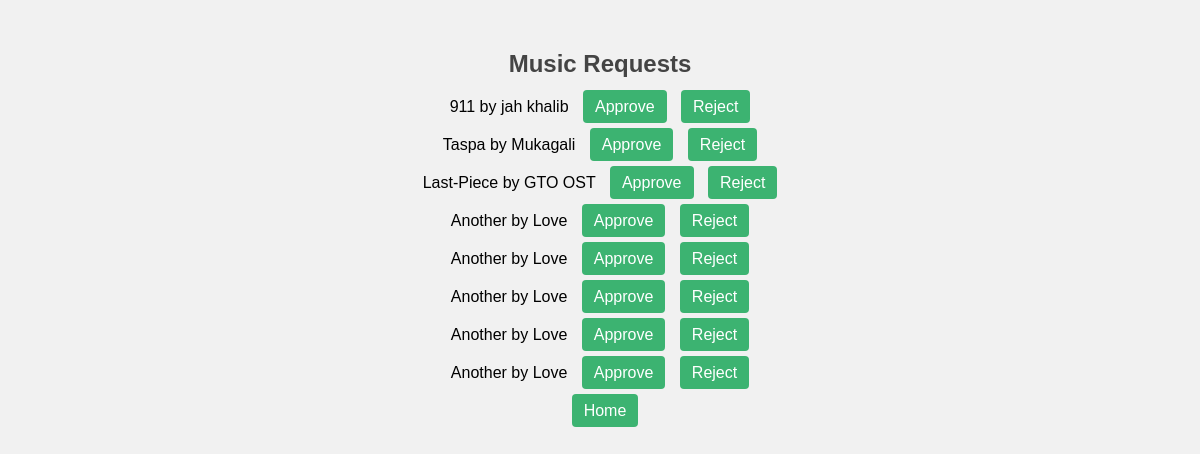
The app's page /music-requests/ (signed in), older data.
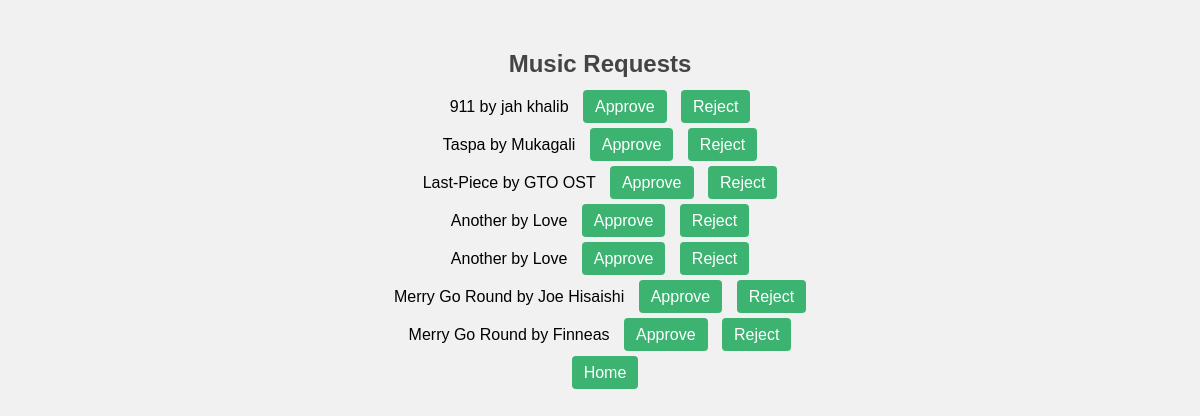
The same page, newer data.
### tyndama/models.py (models this page shows, shortened)
class Music(models.Model):
    song_id = models.AutoField(primary_key=True)
    name = models.CharField(max_length=255)
    singer = models.CharField(max_length=255)
    tags = models.CharField(max_length=255)
    image = models.ImageField(upload_to='images_1')
    song = models.FileField(upload_to='images_1')
    album = models.CharField(max_length=255, default="-")
    time = models.CharField(max_length=50)
    is_approved = models.BooleanField(default=False)

### tyndama/views.py (the view)
# urls.py: path('music-requests/', views.music_requests, name='music_requests'),
@login_required
@staff_member_required
def music_requests(request):
    pending_music = Music.objects.filter(is_approved=False)
    print(f"Number of pending music requests: {pending_music.count()}")
    context = {'pending_music': pending_music}
    return render(request, 'tyndama/music_requests.html', context)

### templates/tyndama/music_requests.html (shortened to what this page needs)
<!DOCTYPE html>
<html lang="en">
<head>
</head>
<body>
    <h2>Music Requests</h2>
    {% if user.is_staff %}
        {% if pending_music %}
            <ul>
            {% for music in pending_music %}
                <li>{{ music.name }} by {{ music.singer }} <a href="{% url 'approve_music' music.pk %}">Approve</a> <a href="{% url 'reject_music' music.pk %}">Reject</a></li>
            {% endfor %}
            </ul>
        {% else %}
            <p>There are no pending music requests.</p>
        {% endif %}
    {% endif %}
<div style="text-align:center">
        <a href="{% url 'home' %}">Home</a>
    </div>
</body>
</html>

Row changes from the older to the newer data that the page shows:
removed Music: name "Another", singer "Love"
removed Music: name "Another", singer "Love"
removed Music: name "Another", singer "Love"
added Music: name "Merry Go Round", singer "Joe Hisaishi"
added Music: name "Merry Go Round", singer "Finneas"
